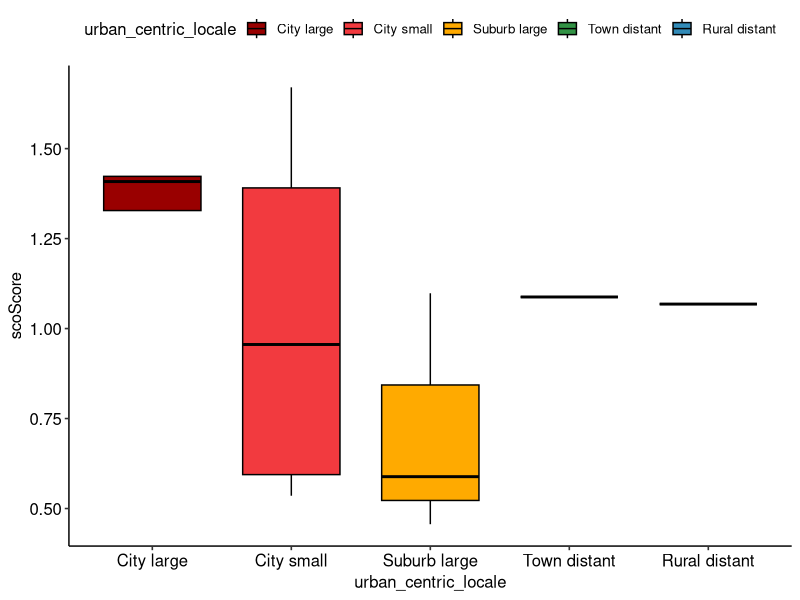
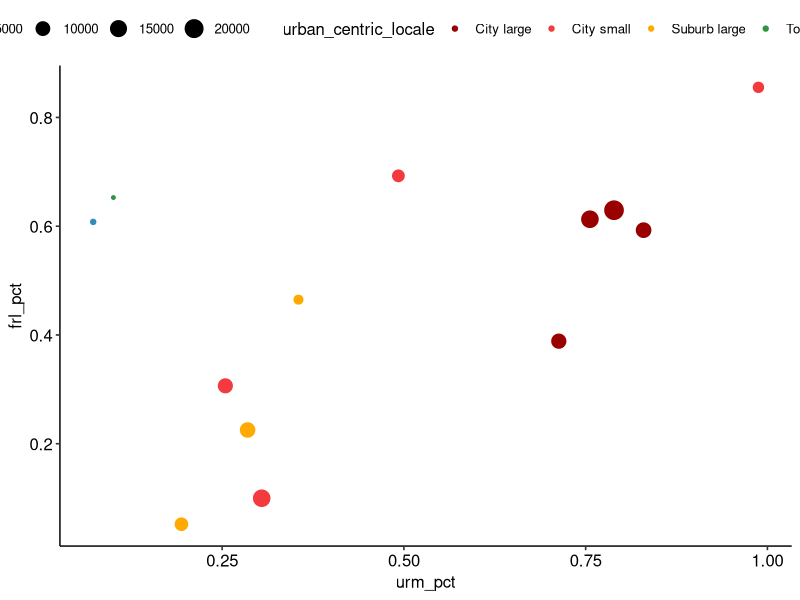

Generate these figures, in order, with R:
library(readr)
library(dplyr)
library(here)
library(ggplot2)
library(ggpubr)

ucl_palette <- c(
  "City large" = "#990000",
  "City midsize" = "#DC231E",
  "City small" = "#F23A3F",
  "Suburb large" = "#FFAA00",
  "Suburb midsize" = "#FFC132",
  "Suburb small" = "#FFD563",
  "Town fringe" = "#056E41",
  "Town distant" = "#329345",
  "Town remote" = "#63B363",
  "Rural fringe" = "#006298",
  "Rural distant" = "#328BB8",
  "Rural remote" = "#63B1D3"
)

iu_ramp_palette = colorRampPalette(c("#990000", "#59264D", "#006298"))

state_3rd_proficiency <- .816
state_6th_proficiency <- .341
state_gpc <- .864

school_corp_frame <- read_csv(here("data", "test_metrics.csv")) |>
  na.omit() |>
  # mutate(ela_3rd = if_else(
  #   is.na(ela_3rd),
  #   state_3rd_proficiency,
  #   ela_3rd
  # )) |>
  # mutate(math_6th = if_else(
  #   is.na(math_6th),
  #   state_6th_proficiency,
  #   math_6th
  # )) |>
  # mutate(grad_comp = if_else(
  #   is.na(grad_comp),
  #   state_gpc,
  #   grad_comp
  # )) |>
  mutate(adj_3rd = if_else(
    ela_3rd < state_3rd_proficiency,
    (state_3rd_proficiency - ela_3rd + 1),
    0
  )) |>
  mutate(adj_6th = if_else(
    math_6th < state_6th_proficiency,
    (state_6th_proficiency - math_6th + 1),
    0
  )) |>
  mutate(adj_gpc = if_else(
    grad_comp < state_gpc,
    (state_gpc - grad_comp + 1),
    0
  )) |>
  mutate(
    adj_academic = (
      (((adj_3rd) + (adj_6th) + (adj_gpc)) / 3)) + 1
  ) |>
  mutate(
    scoScore = (
      ((urm_pct * 1.5) + (frl_pct * 1.5) + (adj_academic)) / 3
    )
  ) |>
  select(
    leaid,
    lea_name,
    enrollment,
    urban_centric_locale,
    urm_pct,
    frl_pct,
    adj_academic,
    scoScore
  )

school_corp_frame$urban_centric_locale <- factor(
  school_corp_frame$urban_centric_locale,
  levels = c(
    "City large",
    "City small",
    "Suburb large",
    "Town distant",
    "Rural distant"
  )
)

urcl_plot <- ggboxplot(
  school_corp_frame,
 "urban_centric_locale",
 "scoScore",
 outlier.shape = NA,
 fill = "urban_centric_locale",
 palette = ucl_palette) +
 theme_pubr()
urcl_plot

opp_plot <- ggscatter(
  school_corp_frame,
  "urm_pct",
  "frl_pct",
  size = "enrollment",
  color = "urban_centric_locale",
  palette = ucl_palette) +
  theme_pubr()
opp_plot
